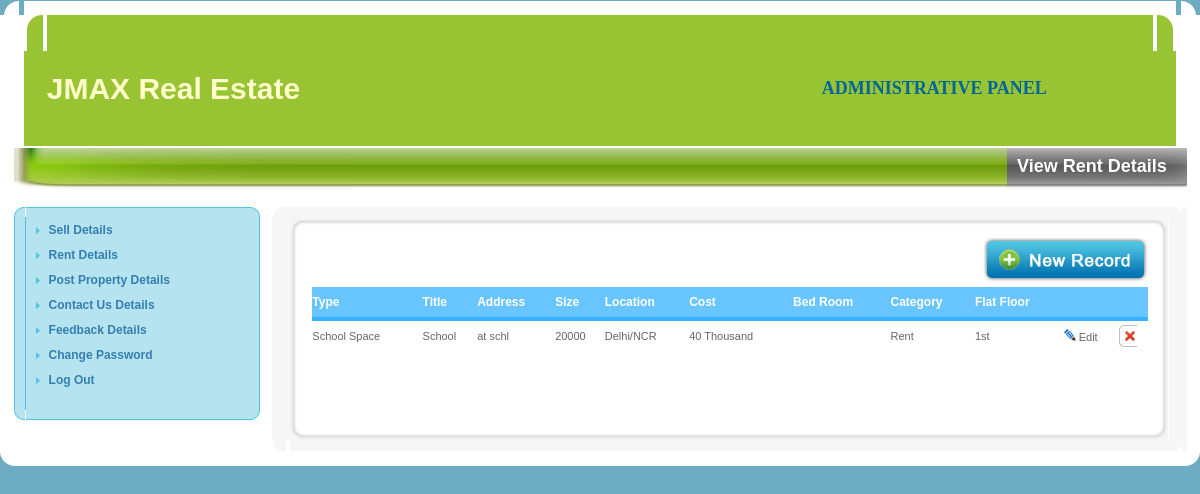
The page /admin/rentdeatails.php on the database its author committed.
### tables this page shows
CREATE TABLE IF NOT EXISTS `addeuro` (
  `id` int(10) NOT NULL AUTO_INCREMENT,
  `FlatsType` varchar(40) DEFAULT NULL,
  `propertytitle` varchar(40) DEFAULT NULL,
  `addres` varchar(50) DEFAULT NULL,
  `FlatsSize` varchar(50) DEFAULT NULL,
  `FlatsLocation` varchar(50) DEFAULT NULL,
  `FlatsCost` double DEFAULT NULL,
  `bedroom` varchar(50) DEFAULT NULL,
  `moneytype` varchar(30) NOT NULL,
  `FlatsFloor` varchar(50) DEFAULT NULL,
  `FlatsImageName` varchar(50) DEFAULT NULL,
  `propertyCat` varchar(50) DEFAULT NULL,
  `state` varchar(50) DEFAULT NULL,
  `city` varchar(50) DEFAULT NULL,
  `pincode` varchar(50) DEFAULT NULL,
  `mobileNo` varchar(35) DEFAULT NULL,
  `emailId` varchar(50) DEFAULT NULL,
  `phoneNo` varchar(50) DEFAULT NULL,
  `Name` varchar(50) DEFAULT NULL,
  `prop_desc` varchar(500) DEFAULT NULL,
  `vedio` mediumtext,
  `enable` varchar(10) DEFAULT NULL,
  `dt_tim` date NOT NULL,
  PRIMARY KEY (`id`)
);

### admin/rentdeatails.php (the view, shortened to what this page needs)
<?php
	$limit = 10;
	$page = $_GET['page'];
	if($page)
		$start = ($page - 1) * $limit;
	else
		$start = 0;
	$sql = "SELECT * FROM addeuro where propertyCat='Rent' ORDER BY Id DESC  LIMIT $start, $limit";
	$result = mysql_query($sql);
	$pagination = "";
 ?>
<!DOCTYPE html PUBLIC "-//W3C//DTD XHTML 1.0 Transitional//EN" "http://www.w3.org/TR/xhtml1/DTD/xhtml1-transitional.dtd">
<html xmlns="http://www.w3.org/1999/xhtml">
<head>
<link href="style.css" rel=stylesheet type=text/css>
</head>
<link href="pgstyle.css" rel="stylesheet" type="text/css" />
<link rel="stylesheet" href="AutoComplete.css" media="screen" type="text/css">
<body   bgcolor="#FFFFFF" topmargin="0" leftmargin="0" class="body">
<table width="100%" border="0" cellpadding="0" cellspacing="0">
  <tr>
    <td><table width="100%" border="0" align="center" cellpadding="0" cellspacing="0">
      <?php include "header.php" ?>
      <tr>
        <td bgcolor="#FFFFFF"><table width="100%" border="0" cellpadding="0" cellspacing="0" bgcolor="#FFFFFF">
            <tr>
              <td width="14">&nbsp;</td>
              <td><table border="0" cellpadding="0" cellspacing="0" width="100%">
                  <tr>
                    <td width="50"><img id="layoyt_5" src="images/layoyt_14.gif" width="338" height="41" alt="" /></td>
                    <td width="715" class="menubar">&nbsp;</td>
                    <td width="203" background="images/layoyt_20.gif" class="menubar2">
View
Rent Details                   </td>
                  </tr>
              </table></td>
              <td width="13">&nbsp;</td>
            </tr>
            <tr>
              <td>&nbsp;</td>
              <td>&nbsp;</td>
              <td>&nbsp;</td>
            </tr>
          <tr>
              <td>&nbsp;</td>
            <td><table width="100%" border="0" cellpadding="0" cellspacing="0">
                  <tr>
                    <td width="21%" height="243" valign="top"><?php include"menu.php";?></td>
                    <td width="1%">&nbsp;</td>
                    <td width="78%" align="left" valign="top">
<form name="frmform" method="POST" action="">
                    <table width="100%" border="0" cellpadding="0" cellspacing="0" bgcolor="#F6F6F6">
                        <tr>
                          <td width="2%"><img src="images/layoyt_32.gif" alt="Corner1" name="layoyt_12" width="14" height="12" id="layoyt_12" /></td>
                          <td width="96%" bgcolor="#F6F6F6"><img src="images/spacer.gif" width="1" height="1" /></td>
                          <td width="2%"><img id="layoyt_84" src="images/layoyt_34.gif" width="13" height="12" alt="Corner2" /></td>
                        </tr>
                        <tr>
                          <td bgcolor="#F6F6F6">&nbsp;</td>
                          <td bgcolor="#F6F6F6"><table width="100%" border="0" cellpadding="0" cellspacing="0" bgcolor="#FFFFFF">
                              <tr>
                                <td width="2%"><img id="layoyt_87" src="images/layoyt_42.gif" width="19" height="16" alt="corner1" /></td>
                                <td width="96%" background="images/layoyt_44.gif"><img src="images/spacer.gif" width="1" height="1" /></td>
                                <td width="2%"><img id="layoyt_88" src="images/layoyt_47.gif" width="17" height="16" alt="Corner2" /></td>
                              </tr>
                              <tr>
                                <td background="images/layoyt_53.gif">&nbsp;</td>
                                <td valign="middle"><table width="100%" border="0">
                                    <tr>
                                      <td width="40%" height="9" id="txtHint"></td>
                                      <td colspan="2">&nbsp;</td>
                                      <td width="49%" align="right">
<a href="addEuro.php">
                                   <img src="images/butt_add_rec.gif" alt="Add News" width="165" height="44" border="0"/></a></td>
                                    </tr>
                                    <tr>
                                      <td colspan="4" align="left" valign="top"><img src="images/spacer.gif" alt="Spacer" width="1" height="1" />
                                        <table  width="100%" cellspacing="0" cellpadding="0" border="0">
                                          <tr>
                                            <td width="72%" class="txtb1"> Type</td>
											  <td width="72%" class="txtb1"> Title</td>
											  	  <td width="72%" class="txtb1">Address</td>
                                              <td width="72%" class="txtb1">  Size </td>
                                            <td width="72%" class="txtb1"> Location </td>
                                            <td width="72%" class="txtb1">  Cost </td>
											   <td width="72%" class="txtb1">Bed Room</td>
                                            <td width="72%" class="txtb1">Category</td>
                                            <td width="72%" class="txtb1"> Flat Floor </td>
                                            <td width="13%" class="txtb1">&nbsp;</td>
											 <td width="13%" class="txtb1">&nbsp;</td>
                                          </tr>
										 <?php
										 $i=0;
										 while($row = mysql_fetch_array($result))
														{
	 												?>
                                          <tr>
                                            <td class="txt-tb1"><?php echo $row['FlatsType'];?> </td>
											 <td class="txt-tb1"><?php echo $row['propertytitle'];?> </td>
											  <td class="txt-tb1"><?php echo $row['addres'];?> </td>
											 <td class="txt-tb1"><?php echo $row['FlatsSize'];?></td>
											  <td class="txt-tb1"><?php echo $row['FlatsLocation'];?></td>
											 <td class="txt-tb1"><?php echo $row['FlatsCost']." ".$row['moneytype'];?></td>
											  <td class="txt-tb1"><?php if($row['bedroom']){echo $row['bedroom']." "."BHK";}?></td>
											    <td class="txt-tb1"><?php echo $row['propertyCat'];?></td>
											    <td class="txt-tb1"><?php echo $row['FlatsFloor'];?></td>
												<td class="txt-tb1"><img src="images/ico_edit.gif" alt="Edit" border="0" width="15" height="12" /><a href="editEuroEstate.php?mode=edit&Id=<?php print $row['id']; ?>">Edit</a></td>
                                            <td class="txt-tb1"><a href="rentdeatails.php?mode=DEL&Id=<?php print $row['id']; ?>"><img src="layoyt_butt_white_delete.gif" onClick="return del()" alt="DElET" border="0" width="18" height="22" /></a></td>
                                          </tr>
										  <?php $i++; }?>
                                        </table></td>
                                    </tr>
                                    <tr>
                                      <td colspan="4">&nbsp;</td>
                                    </tr>
                                    <tr>
                                      <td>&nbsp;</td>
                                      <td colspan="2">&nbsp;</td>
                                      <td align="left"><?php echo $pagination; ?>                                      </td>
                                    </tr>
                                    <tr>
                                      <td colspan="4"></td>
                                    </tr>
                                    <tr>
                                      <td colspan="2">&nbsp;</td>
                                      <td colspan="2">&nbsp;</td>
                                    </tr>
                                  </table>
                                  </td>
                                <td background="images/layoyt_55.gif">&nbsp;</td>
                              </tr>
                              <tr>
                                <td><img id="layoyt_89" src="images/layoyt_68.gif" width="19" height="16" alt="Corner3" /></td>
                                <td background="images/layoyt_69.gif"><img src="images/spacer.gif" width="1" height="1" /></td>
                                <td><img id="layoyt_90" src="images/layoyt_72.gif" width="17" height="16" alt="Corner4" /></td>
                              </tr>
                          </table></td>
                          <td bgcolor="#F6F6F6">&nbsp;</td>
                        </tr>
                        <tr>
                          <td bgcolor="#FFFFFF"><img id="layoyt_85" src="images/layoyt_76.gif" width="14" height="11" alt="Corner3" /></td>
                          <td><img src="images/spacer.gif" width="1" height="1" /></td>
                          <td><img id="layoyt_86" src="images/layoyt_77.gif" width="13" height="11" alt="Corner4" /></td>
                        </tr>
                    </table>
                    </form>
                    </td>
                  </tr>
              </table></td>
            <td>&nbsp;</td>
          </tr>
        </table></td>
      </tr>
      <tr>
        <td bgcolor="#FFFFFF"><table width="100%" border="0" cellpadding="0" cellspacing="0">
          <tr>
            <td width="1%"><img src="images/layoyt_78.gif" width="13" height="15" /></td>
            <td width="98%"><img src="images/spacer.gif" width="1" height="1" /></td>
            <td width="1%"><img src="images/layoyt_81.gif" width="15" height="15" /></td>
          </tr>
        </table></td>
      </tr>
    </table></td>
</tr>
    </table>
</body>
</html>

### admin/style.css (style rules this page uses)
.body { background-color:#6EACC2; }
.menubar { height:41px;background-image: url('images/layoyt_18.gif'); background-color:#FFFFFF; background-repeat:repeat-x; background-position: center top; }
.menubar2 { Width:191px; background-image: url('images/layoyt_20.gif'); background-color:#FFFFFF; background-repeat:repeat-x; background-position: center top; font-family:Arial,verdana,ms sans serif; font-size: 18px; font-weight:bold; color:#FFFFFF; text-align: left; text-indent: 10px; clip: rect(auto,auto,auto,auto); padding-bottom: 4px; }
.txtb1 { font-family: Arial, Helvetica, sans-serif; font-size: 12px; font-style: normal; line-height: normal; font-weight: bold; font-variant: normal; text-transform: none; color: #FFFFFF; text-decoration: none; background-color: #69C5FF; border-top-width: 4px; border-right-width: 4px; border-bottom-width: 4px; border-left-width: 4px; border-bottom-style: solid; border-top-color: #35B1FF; border-right-color: #35B1FF; border-bottom-color: #35B1FF; border-left-color: #35B1FF; height: 30px; width: auto; }
.txt-tb1 { font-family: Arial, Helvetica, sans-serif; font-size: 11px; font-style: normal; font-weight: normal; font-variant: normal; color: #666666; border-bottom-style: none; height: 30px; }
.txt-tb1 A { color:#666666; text-decoration:none; border-top-width: 0px; border-right-width: 0px; border-bottom-width: 0px; border-left-width: 0px; border-top-style: none; border-right-style: none; border-bottom-style: none; border-left-style: none; }

### rows shown on the page
addeuro: FlatsType "School Space", propertytitle "School", addres "at schl", FlatsSize "20000", FlatsLocation "Delhi/NCR", FlatsCost "40", moneytype "Thousand", propertyCat "Rent", FlatsFloor "1st"
